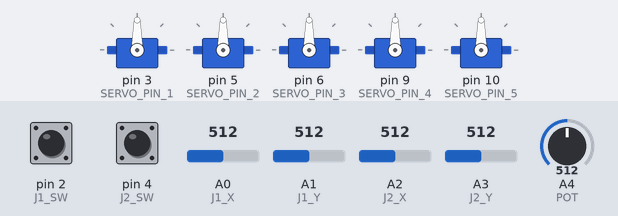
Bench run of a sketch on a simulated Arduino Uno, built with avr-gcc and run on an emulated ATmega328P. Shown: 5 × servo. The inputs (shaded band) are chosen by the test bench; at power-on: A0 (J1_X) = 512, A1 (J1_Y) = 512, A2 (J2_X) = 512, A3 (J2_Y) = 512, A4 (POT) = 512, pin 2 (J1_SW) HIGH, pin 4 (J2_SW) HIGH.

Above: at 1.2 s.
1.3 s: A0 (J1_X) set to 716
At 1.89 s:
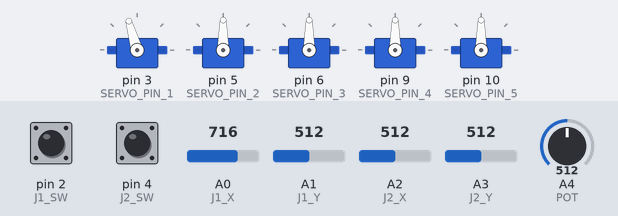
4.3 s: A1 (J1_Y) set to 306
At 5.62 s:
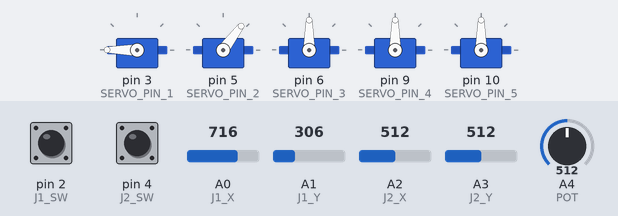
7.3 s: A2 (J2_X) set to 170
At 10.0 s:
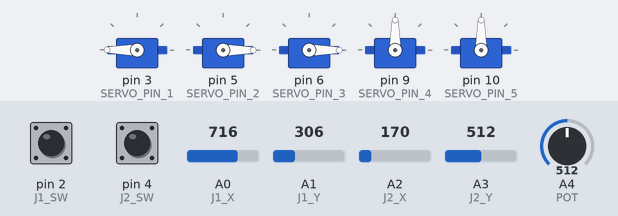
10.3 s: A3 (J2_Y) set to 170
At 12.9 s:
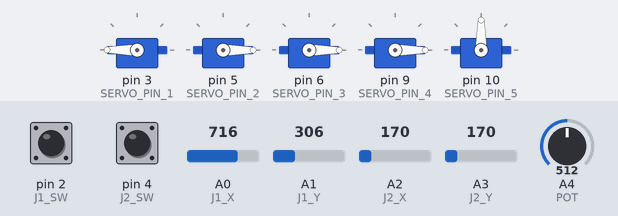
13.3 s: A4 (POT) set to 716
At 14.2 s:
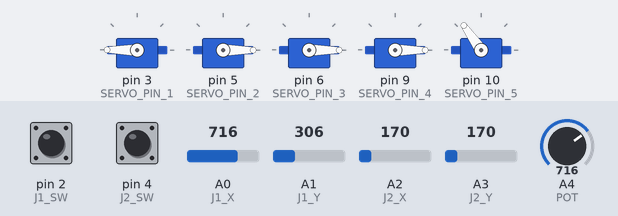
14.8 s: A0 (J1_X) set to 306
At 16.06 s:
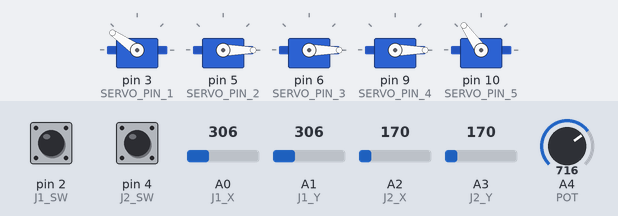
Timing chart, 0 to 20.6 s (numbered marks = the images above; inputs shaded):
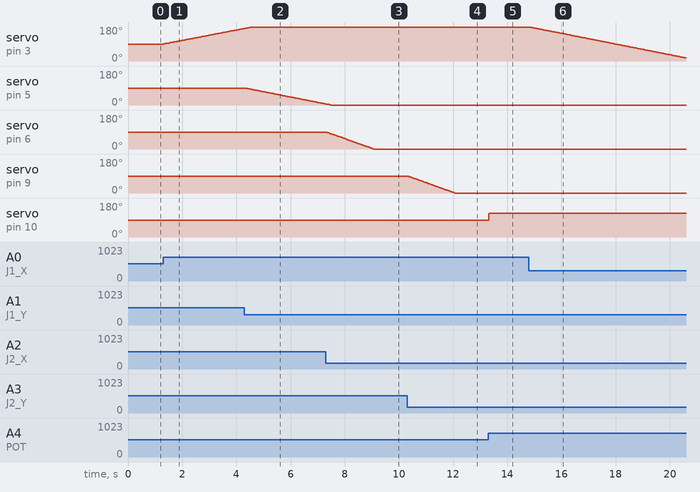

The sketch:

ArduinoUNO_5Motor_arm_Prototype.ino
```cpp
#include <Servo.h>

/* --- Pins (UNO) --- */
const uint8_t SERVO_PIN_1 = 3;   // Main joint (270°)
const uint8_t SERVO_PIN_2 = 5;   // Main joint (270°)
const uint8_t SERVO_PIN_3 = 6;   // Main joint (270°)
const uint8_t SERVO_PIN_4 = 9;   // Main joint (270°)
const uint8_t SERVO_PIN_5 = 10;  // Gripper (180°)

const uint8_t J1_X = A0, J1_Y = A1, J2_X = A2, J2_Y = A3, POT = A4;
const uint8_t J1_SW = 2, J2_SW = 4; // active-LOW, INPUT_PULLUP

/* --- Motion / Filters --- */
const int   MAIN_MIN_DEG = 0,   MAIN_MAX_DEG = 270;  // S1..S4
const int   GRIP_MIN_DEG = 0,   GRIP_MAX_DEG = 180;  // S5 only

const int   SERVO_SAFE_MIN = 5;   // safety clamp applied after offsets
const int   SERVO_SAFE_MAX = 175;

const int   DEADZONE = 40;         // around 512
const float SMOOTH_ALPHA = 0.25f;  // EMA for analogs
const float MAX_SPEED_DPS = 120.0f;
const float MIN_STEP_DEG = 0.8f;   // reduce MG995 hunting
const unsigned WRITE_PERIOD_MS = 15;

/* --- Home angles --- */
const int HOME_ANGLE_MAIN = 135; // S1..S4
const int HOME_ANGLE_GRIP = 90;  // S5

/* --- Axis options --- */
const bool INV_S1=false, INV_S2=false, INV_S3=false, INV_S4=false;
const int  OFFSET_S1=0, OFFSET_S2=0, OFFSET_S3=0, OFFSET_S4=0, OFFSET_S5=0;

/* --- Pulse ranges (tune if needed) --- */
const int MG995_MIN_US = 500, MG995_MAX_US = 2400;   // S1..S4
const int MS18_MIN_US  = 500, MS18_MAX_US  = 2400;   // S5

Servo s1,s2,s3,s4,s5;

/* filtered analogs */
float fJ1X=512,fJ1Y=512,fJ2X=512,fJ2Y=512,fP=512;

/* held angles: S1..S4 in 0..270, S5 in 0..180 */
float a1=HOME_ANGLE_MAIN, a2=HOME_ANGLE_MAIN, a3=HOME_ANGLE_MAIN, a4=HOME_ANGLE_MAIN, a5=HOME_ANGLE_GRIP;

/* last written trackers:
   - For mains, track last microseconds
   - For gripper, track last degrees (or you can switch to µs too) */
float w1_us=-1, w2_us=-1, w3_us=-1, w4_us=-1;  // mains
float w5_deg=-999;                               // gripper

/* HOME combo debounce */
const uint16_t BOTH_PRESS_MS=30, HOME_COOLDOWN_MS=600;
bool wasBoth=false; unsigned long bothStartMs=0,lastHomeTriggerMs=0;

unsigned long lastUpdateMs=0,lastWriteMs=0;

/* --- Helpers --- */
inline int angleToUs(float deg, int minDeg, int maxDeg, int minUs, int maxUs){
  if (deg < minDeg) deg = minDeg;
  if (deg > maxDeg) deg = maxDeg;
  return (int)((deg - minDeg) * (maxUs - minUs) / (float)(maxDeg - minDeg) + minUs);
}
int centeredWithDZ(int raw){
  raw=constrain(raw,0,1023);
  int c=raw-512;
  if (abs(c)<=DEADZONE) return 0;
  if (c>0) c-=DEADZONE; else c+=DEADZONE;
  int maxAfter=512-DEADZONE;
  return map(c,-maxAfter,maxAfter,-512,512);
}
float stickToVelDps(int c,bool inv){ if(inv) c=-c; return (c/512.0f)*MAX_SPEED_DPS; }
float clampMain(float d){ if (d<MAIN_MIN_DEG) d=MAIN_MIN_DEG; if (d>MAIN_MAX_DEG) d=MAIN_MAX_DEG; return d; }
float clampGrip(float d){ if (d<GRIP_MIN_DEG) d=GRIP_MIN_DEG; if (d>GRIP_MAX_DEG) d=GRIP_MAX_DEG; return d; }
int   clampSafeDeg(int d){ return constrain(d, SERVO_SAFE_MIN, SERVO_SAFE_MAX); }

/* writers */
void writeMain270(Servo &sv, float degWithOffset, float &last_us){
  // (optional) safety for physical build: clamp to ~5..175 AFTER offsets for standard horns
  // but we still scale over 0..270 -> µs
  int us = angleToUs(degWithOffset, MAIN_MIN_DEG, MAIN_MAX_DEG, MG995_MIN_US, MG995_MAX_US);
  if (fabs((float)us - last_us) >= 4.0f) { // ~4 µs guard
    sv.writeMicroseconds(us);
    last_us = us;
  }
}
void writeGrip180(Servo &sv, float degWithOffset, float &last_deg){
  float d = clampGrip(degWithOffset);
  d = clampSafeDeg((int)d);  // optional safety
  if (fabs(d - last_deg) >= MIN_STEP_DEG){
    sv.write((int)(d + 0.5f));
    last_deg = d;
  }
}

void centerAll(bool smooth=true){
  a1=a2=a3=a4=HOME_ANGLE_MAIN;
  a5=HOME_ANGLE_GRIP;
  if (!smooth){
    s1.writeMicroseconds(angleToUs(a1+OFFSET_S1, MAIN_MIN_DEG, MAIN_MAX_DEG, MG995_MIN_US, MG995_MAX_US));
    s2.writeMicroseconds(angleToUs(a2+OFFSET_S2, MAIN_MIN_DEG, MAIN_MAX_DEG, MG995_MIN_US, MG995_MAX_US));
    s3.writeMicroseconds(angleToUs(a3+OFFSET_S3, MAIN_MIN_DEG, MAIN_MAX_DEG, MG995_MIN_US, MG995_MAX_US));
    s4.writeMicroseconds(angleToUs(a4+OFFSET_S4, MAIN_MIN_DEG, MAIN_MAX_DEG, MG995_MIN_US, MG995_MAX_US));
    s5.write((int)(a5+OFFSET_S5));
    w1_us=w2_us=w3_us=w4_us=-1; w5_deg=-999; // force next write
  }
}

void setup(){
  pinMode(J1_SW, INPUT_PULLUP);
  pinMode(J2_SW, INPUT_PULLUP);

  // Attach with per-servo ranges
  s1.attach(SERVO_PIN_1, MG995_MIN_US, MG995_MAX_US);
  s2.attach(SERVO_PIN_2, MG995_MIN_US, MG995_MAX_US);
  s3.attach(SERVO_PIN_3, MG995_MIN_US, MG995_MAX_US);
  s4.attach(SERVO_PIN_4, MG995_MIN_US, MG995_MAX_US);
  s5.attach(SERVO_PIN_5, MS18_MIN_US,  MS18_MAX_US);

  // Home
  centerAll(false);

  Serial.begin(115200);
  lastUpdateMs=lastWriteMs=millis();
}

void loop(){
  /* HOME combo (both joystick buttons) */
  bool j1 = (digitalRead(J1_SW)==LOW);
  bool j2 = (digitalRead(J2_SW)==LOW);
  bool both = j1 && j2;
  unsigned long nowMs = millis();
  if (both){
    if (!wasBoth) bothStartMs = nowMs;
    else if ((nowMs-bothStartMs)>=BOTH_PRESS_MS && (nowMs-lastHomeTriggerMs)>=HOME_COOLDOWN_MS){
      centerAll(true);
      lastHomeTriggerMs = nowMs;
    }
  }
  wasBoth = both;

  /* Read & smooth */
  int rJ1X=analogRead(J1_X), rJ1Y=analogRead(J1_Y), rJ2X=analogRead(J2_X), rJ2Y=analogRead(J2_Y), rP=analogRead(POT);
  fJ1X=SMOOTH_ALPHA*rJ1X+(1-SMOOTH_ALPHA)*fJ1X;
  fJ1Y=SMOOTH_ALPHA*rJ1Y+(1-SMOOTH_ALPHA)*fJ1Y;
  fJ2X=SMOOTH_ALPHA*rJ2X+(1-SMOOTH_ALPHA)*fJ2X;
  fJ2Y=SMOOTH_ALPHA*rJ2Y+(1-SMOOTH_ALPHA)*fJ2Y;
  fP  =SMOOTH_ALPHA*rP  +(1-SMOOTH_ALPHA)*fP;

  /* dt */
  unsigned long now=millis();
  float dt=(now-lastUpdateMs)/1000.0f; if (dt<0.001f) dt=0.001f;
  lastUpdateMs=now;

  /* Velocity/hold integration — S1..S4 track 0..270°, S5 tracks 0..180° */
  a1 = clampMain(a1 + stickToVelDps(centeredWithDZ((int)fJ1X), INV_S1) * dt);
  a2 = clampMain(a2 + stickToVelDps(centeredWithDZ((int)fJ1Y), INV_S2) * dt);
  a3 = clampMain(a3 + stickToVelDps(centeredWithDZ((int)fJ2X), INV_S3) * dt);
  a4 = clampMain(a4 + stickToVelDps(centeredWithDZ((int)fJ2Y), INV_S4) * dt);

  a5 = clampGrip(map((int)fP, 0, 1023, GRIP_MIN_DEG, GRIP_MAX_DEG)); // absolute

  /* Write at fixed cadence */
  if (now - lastWriteMs >= WRITE_PERIOD_MS){
    writeMain270(s1, a1 + OFFSET_S1, w1_us);
    writeMain270(s2, a2 + OFFSET_S2, w2_us);
    writeMain270(s3, a3 + OFFSET_S3, w3_us);
    writeMain270(s4, a4 + OFFSET_S4, w4_us);
    writeGrip180 (s5, a5 + OFFSET_S5, w5_deg);
    lastWriteMs = now;
  }
}
```

Measured:
- after the input at 1.3 s, servo on pin 3 (SERVO_PIN_1): moves from 90° to 172° over 3.0 s, starting at once
- after the input at 4.3 s, servo on pin 5 (SERVO_PIN_2): moves from 90° to 6° over 2.9 s, starting at once
- after the input at 7.3 s, servo on pin 6 (SERVO_PIN_3): moves from 90° to 0° over 1.7 s, starting at once
- after the input at 10.3 s, servo on pin 9 (SERVO_PIN_4): moves from 90° to 0° over 1.7 s, starting at once
- after the input at 13.3 s, servo on pin 10 (SERVO_PIN_5): 90° → 125° at once
- after the input at 14.8 s, servo on pin 3 (SERVO_PIN_1): moves from 180° to 16° over 5.8 s, starting at once
